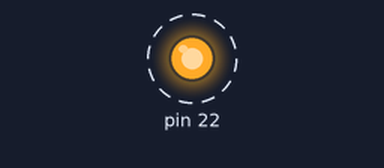
Recording of a sketch running on a simulated Arduino Mega 2560, built with avr-gcc and run on an emulated ATmega2560. On the bench: output pins drawn as LEDs (lit = HIGH). Dashed ring = blinking.

Above: at 0.4 s.
Timing chart, 0 to 4.6 s (numbered marks = the images above):
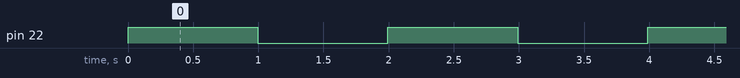

Measured:
- by itself, pin 22: alternates HIGH for 1.0 s and LOW for 1.0 s

The sketch:

Lab3_partB.ino
```cpp
//Again, Frequency/Scalar = new Frequency (16MHz/1024)
//Count Value (7813) = New Freq (15625Hz) * new Period (0.5)
void setup()
{DDRA = 0b00000001;
 cli();//Interruption Disabler
 TCCR1A = 0;
 TCCR1B = 0b00001101;
 TIMSK1 = 0b0000010;
 OCR1A = 1111010000101;
 sei();} //Iterruption Enabler
ISR(TIMER1_COMPA_vect)
{ PORTA = PORTA^=(1<<DDA0);} //Toggling the Register
void loop(){}
```
